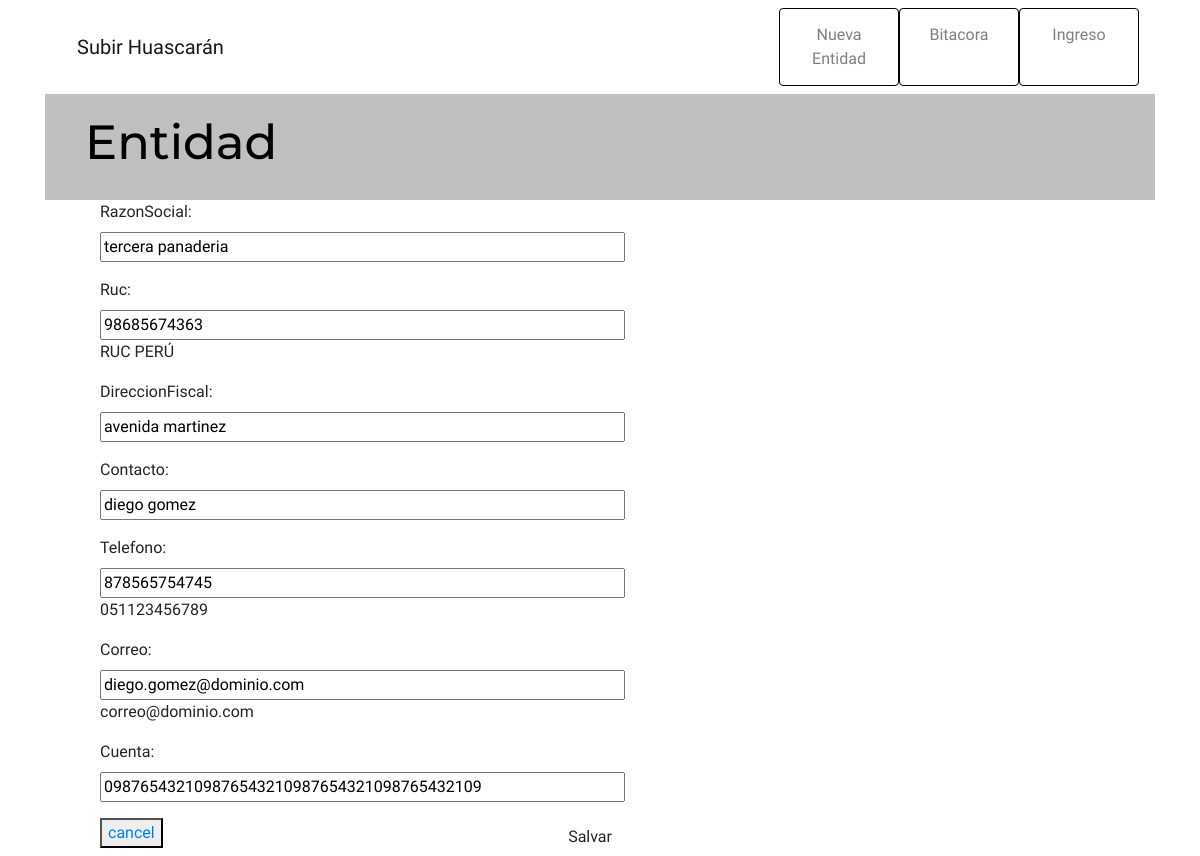
Screenshot of /entidad/3/edit/ with the database file from the repository.
### gestion/models.py (models this page shows)
class Entidad(models.Model):
	razonSocial = models.CharField(max_length=100)
	ruc = models.CharField(help_text="RUC PERÚ", max_length=11, validators=[int_list_validator(sep=''),MinLengthValidator(11),])
	direccionFiscal =models.CharField(max_length=100)
	contacto = models.CharField(max_length=100)
	telefono = models.CharField(help_text="051123456789", max_length=12, validators=[int_list_validator(sep=''),MinLengthValidator(12),])
	correo = models.EmailField(max_length=254, help_text='correo@dominio.com', unique=True)
	cuenta = models.CharField(max_length=42)

### gestion/views.py (the view)
# urls.py: path('entidad/<int:pk>/edit/', views.entidad_edit, name='entidad_edit'),
def entidad_edit(request, pk):
    entidad = get_object_or_404(Entidad, pk=pk)
    if request.method == "POST":
        form = EntidadForm(request.POST, instance=entidad)
        if form.is_valid():
            entidad = form.save(commit=False)
            entidad.save()
            return redirect('entidad_detail', pk=entidad.pk)
    else:
        form = EntidadForm(instance=entidad)
    return render(request, 'gestion/entidad_edit.html', {'form': form})

### gestion/forms.py
class EntidadForm(forms.ModelForm):
    class Meta:
        model = Entidad
        fields = ('razonSocial', 'ruc','direccionFiscal','contacto','telefono','correo','cuenta',)

### gestion/templates/gestion/entidad_edit.html
{% extends 'gestion/base.html' %}
{% block title %}Entidad{% endblock %}
{% block content %}
<form method="POST" class="entidad-form">{% csrf_token %}
    {{ form.as_p }}
    <button type="submit" class="save btn btn-default">Salvar</button>
</form>
<button><a href="/">cancel</a></button>
{% endblock %}

### gestion/static/css/gestion.css (style rules this page uses)
body { font-family: 'Pontano Sans', sans-serif; }
.save { float: right; }
.entidad-form textarea, .entidad-form input { width: 100%; }

### rows the page displays
Entidad: razonSocial "tercera panaderia", ruc "98685674363", direccionFiscal "avenida martinez", contacto "diego gomez", telefono "878565754745", correo "diego.gomez@dominio.com", cuenta "098765432109876543210987654321098765432109"
